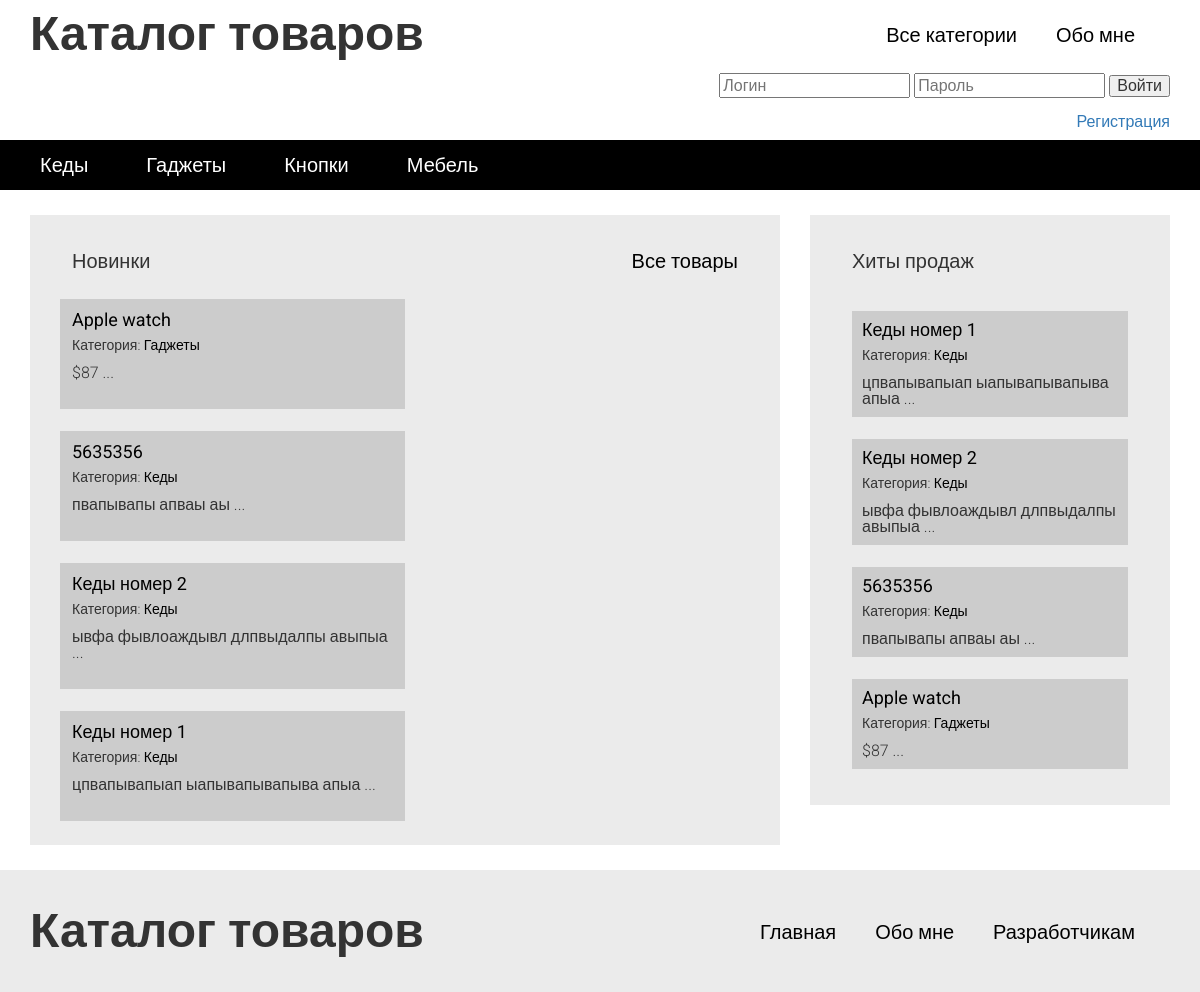
The page / on the database its author committed.
### tables this page shows
CREATE TABLE `goods_categories` (
  `id` int(11) NOT NULL,
  `title` varchar(255) NOT NULL
);

CREATE TABLE `goods` (
  `id` int(11) NOT NULL,
  `title` varchar(255) NOT NULL,
  `text` text NOT NULL,
  `categorie_id` int(11) NOT NULL,
  `views` int(11) DEFAULT NULL
);

### includes/config.php (called while the page is built, shortened)
<?php
$config = array(
	'title' => 'Каталог товаров',
	'vk_url' => 'http://vk.com/id104207460',
	'db' => array(
			'server' => 'localhost',
			'username' => 'root',
			'password' => '',
			'name' => 'test_goods'
		)
);

### index.php (the view, shortened to what this page needs)
<?php
  require "includes/config.php"
?>
<!DOCTYPE html>
<html lang="en">
<head>
  <link rel="stylesheet" href="media/css/bootstrap.min.css">
  <link rel="stylesheet" type="text/css" href="/media/css/style.css">
</head>
<body>
  <div id="wrapper">
    <?php include "includes/header.php"; ?>
    <div id="content">
      <div class="container">
        <div class="row">
          <section class="content__left col-md-8">
            <div class="block">
              <a href="/pages/good.php">Все товары</a>
              <h3>Новинки</h3>
              <div class="block__content">
                <div class="articles articles__horizontal">
                <div class="article__info">
                <?php
                $articles = mysqli_query($connection, "SELECT * FROM `goods` ORDER BY `id` DESC LIMIT 10");
                while( $art = mysqli_fetch_assoc($articles) )
                {
                ?>
                <article class="article">
                  <div class="article__info">
                  <a href="/pages/goods.php?id=<?php echo $art['id']; ?>"><?php echo $art['title'];?></a>
                  <div class="article__info__meta">
                  <?php
                    $art_cat = false;
                    foreach( $categories as $cat )
                    {
                      if ( $cat['id'] == $art['categorie_id'])
                      {
                        $art_cat = $cat;
                        break;
                      }
                    }
                  ?>
                    <small>Категория: <a href="/pages/good.php?categorie=<?php echo $art_cat['id']; ?>"><?php echo $art_cat['title']; ?></a></small>
                  </div>
                  <div class="article__info__preview"><?php echo mb_substr($art['text'], 0, 50, 'utf-8'); ?> ...</div><br>
                </div>
              </article>
            <?php
              }
            ?>
                </div>
              </div>
            </div>
          </section>
          <section class="content__right col-md-4">
            <?php include "includes/sidebar.php" ?>
          </section>
        </div>
      </div>
    </div>
<?php
  include "includes/footer.php"
?>
  </div>
</body>
</html>

### includes/header.php (shortened to what this page needs)
<header id="header">
  <div class="header__top">
    <div class="container">
      <div class="header__top__logo">
        <h1><?php echo $config['title'] ?></h1>
      </div>
      <nav class="header__top__menu">
        <ul>
          <li><a href="/">Все категории</a></li>
          <li><a href="/pages/about_me.php">Обо мне</a></li>
        </ul>
      </nav>
    </div>
      <?php
      require "config.php";
      $data = $_POST;
      if( isset($data['do_signin']) )
      {
        $errors = array();
        $user = mysqli_query($connection, "SELECT * FROM  `users` WHERE login = '".$_POST['login_2']."'");
        $user_info = mysqli_fetch_assoc($user);
        $user_num = mysqli_num_rows($user);
        $entered_pass = $data['password'];
        if( $user_num > 0 ) {
          if( password_verify($entered_pass, $user_info['password'])) {
            $_SESSION['logged_user'] = $user_info;
          } else
          {
            $errors[] = 'Неверный пароль!';
          }
        }
        else {
          $errors[] = 'Пользователя с таким логином не существует!';
        }
      ?>
    <div class="container">
        <nav class="header__top__menu">
      <?php
          if( !empty($errors) ) {
          echo '<div style="color: red;">'.array_shift($errors).'</div><br>';
        }
      } else {
          echo '<div class="container">
        <nav class="header__top__menu">';
        }
      ?>
        <?php if( isset($_SESSION['logged_user']) ) : echo 'Привет, ' . $_SESSION['logged_user']['login']; ?>
          <br><br><a href="/includes/logout.php">Выйти</a>
        <?php else : ?>
        <form action="" method="POST">
          <input type="text" name="login_2" required placeholder="Логин" value="<?php echo $_POST['login_2']; ?>">
          <input type="password" name="password" required placeholder="Пароль">
          <button type="submit" name="do_signin">Войти</button>
        </form>
        <br>
      <a href="../pages/signup.php">Регистрация</a>
    <?php endif; ?>
      </nav>
    </div>
  </div>
  <?php
    $categories_q = mysqli_query($connection, "SELECT * FROM `goods_categories`");
    $categories = array();
    while( $cat = mysqli_fetch_assoc($categories_q) )
    {
      $categories[] = $cat;
    }
  ?>
  <div class="header__bottom">
    <div class="container">
      <nav>
        <ul>
          <?php
            foreach( $categories as $cat )
            {
              ?>
              <li><a href="../pages/good.php?categorie=<?php echo $cat['id']; ?>"><?php echo $cat['title'];?></a></li>
              <?php
            }
          ?>
        </ul>
      </nav>
    </div>
  </div>
</header>

### includes/sidebar.php
<div class="block">
  <h3>Хиты продаж</h3>
  <div class="block__content">
    <div class="articles articles__vertical">
      <?php
        $articles = mysqli_query($connection, "SELECT * FROM `goods` ORDER BY `views` DESC LIMIT 5");
      ?>
      <?php
      while( $art = mysqli_fetch_assoc($articles) )
      {
      ?>
      <article class="article">
        <div class="article__info">
          <a href="../pages/goods.php?id=<?php echo $art['id']; ?>"><?php echo $art['title'];?></a>
          <div class="article__info__meta">
          <?php
            $art_cat = false;
            foreach( $categories as $cat )
            {
              if ( $cat['id'] == $art['categorie_id'])
              {
                $art_cat = $cat;
                break;
              }
            }
          ?>
          <small>Категория: <a href="../pages/good.php?categorie=<?php echo $art_cat['id']; ?>"><?php echo $art_cat['title']; ?></a></small>
          </div>
          <div class="article__info__preview"><?php echo mb_substr($art['text'], 0, 50, 'utf-8'); ?> ...</div>
        </div>
      </article>
          <?php
          }
          ?>
    </div>
  </div>
</div>

### media/css/style.css (style rules this page uses)
html, body, div, span, applet, object, iframe, h1, h2, h3, h4, h5, h6, p, blockquote, pre, a, abbr, acronym, address, big, cite, code, del, dfn, em, img, ins, kbd, q, s, samp, small, strike, strong, sub, sup, tt, var, b, u, i, center, dl, dt, dd, ol, ul, li, fieldset, form, label, legend, table, caption, tbody, tfoot, thead, tr, th, td, article, aside, canvas, details, embed, figure, figcaption, footer, header, hgroup, menu, nav, output, ruby, section, summary, time, mark, audio, video { margin: 0; padding: 0; border: 0; font-size: 100%; font: inherit; vertical-align: baseline; }
article, aside, details, figcaption, figure, footer, header, hgroup, menu, nav, section { display: block; }
body { line-height: 1; }
ol, ul { list-style: none; }
h1 { font-size: 48px; font-weight: bold; }
h3 { font-size: 20px; font-weight: bold; }
body { font-family: 'Roboto', sans-serif; }
#header { margin-bottom: 25px; }
#header .header__top { padding: 10px 0; }
#header .header__top .header__top__logo { float: left; }
#header .header__top .header__top__menu { padding-top: 15px; text-align: right; }
#header .header__top .header__top__menu ul > li { display: inline-block; margin-right: 35px; }
#header .header__top .header__top__menu ul > li > a { font-size: 20px; text-decoration: none; color: black; }
#header .header__bottom { height: 50px; background-color: black; line-height: 50px; }
#header .header__bottom nav ul > li { display: inline-block; margin-right: 34px; }
#header .header__bottom nav ul > li > a { color: white; font-size: 20px; text-decoration: none; padding: 3px 10px; }
.block { background-color: #ebebeb; padding: 36px 42px; margin-bottom: 25px; }
.block > h3 { font-weight: normal; }
.block > a { float: right; font-size: 20px; color: black; text-decoration: none; font-weight: 300; }
.block .block__content { padding-top: 40px; }
.articles.articles__horizontal { margin: -12px; }
.articles.articles__horizontal .article { margin-bottom: 22px; display: inline-block; vertical-align: top; width: 50%; font-size: 16px; padding: 12px; background-color: #ccc; }
.articles.articles__vertical .article { margin-bottom: 22px; background-color: #ccc; padding: 10px; }
.articles .article:last-child { margin-bottom: 0; }
.articles .article:after { visibility: hidden; display: block; font-size: 0; content: " "; clear: both; height: 0; }
.articles .article .article__info > a { color: black; font-size: 18px; font-weight: normal; text-decoration: none; }
.articles .article .article__info > .article__info__meta { font-size: 14px; font-weight: 300; margin-top: 9px; margin-bottom: 13px; }
.articles .article .article__info > .article__info__meta a { color: black; text-decoration: none; }
.articles .article .article__info > .article__info__preview { font-size: 16px; font-weight: 300; }

### rows shown on the page
goods_categories: title "Кеды"
goods_categories: title "Гаджеты"
goods_categories: title "Кнопки"
goods_categories: title "Мебель"
goods: title "Apple watch", text "$87"
goods: title "5635356", text "пвапывапы апваы аы"
goods: title "Кеды номер 2", text "ывфа фывлоаждывл длпвыдалпы авыпыа"
goods: title "Кеды номер 1", text "цпвапывапыап ыапывапывапыва апыа"

### other values the page prints
$config['title'] "Каталог товаров"
